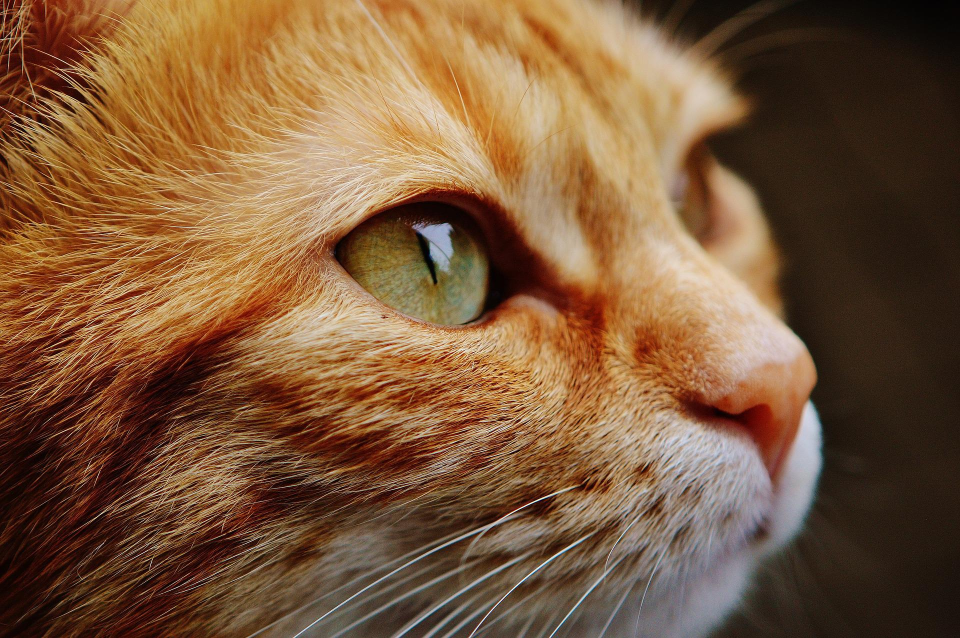
#> input picture cat-g5ff648a07_1920.jpg, 1920 x 1276 px (shown at 1/2 size)
$ python png2ascii.py cat-g5ff648a07_1920.jpg out.png 100 100
#> lines starting #> are read from the running program, lines starting #| are printed output that depends on the picture
# Copyright 2022 Paul W. Graham

import PIL.Image

import argparse
import json
import os.path
import sys
import zipfile

ASCII_CHARS = ' .:;rsA23hHG#9&@'
OUTPUT_FILENAME_FORMAT  = "{}.txt"
MANIFEST_NAME = "manifest.json"
BUNDLE_VERSION = "0.1"
BUNDLE_VERSION_KEY = "version"
BUNDLE_FRAMES_KEY = "frames"

def asciify(input_filename, target_width, target_height, ascii_chars):
#> called with input_filename = 'cat-g5ff648a07_1920.jpg', target_width = 100, target_height = 100, ascii_chars = ' .:;rsA23hHG#9&@'
    raw_image = PIL.Image.open(input_filename)
#> raw_image is the input picture: PIL image 1920x1276 RGB; mean R, G, B 123.2, 88.5, 58.5
    raw_image_width, raw_image_height = raw_image.size
#> raw_image_width = 1920; raw_image_height = 1276

    # Stretching the image is not supported.
    if target_width > raw_image_width or target_height > raw_image_height:
        raise NotImplementedError()

    target_aspect_ratio = target_width / target_height
    current_aspect_ratio = raw_image_width / raw_image_height
#> current_aspect_ratio = 1.5

    # Set aspect ratio
    cropped_image = raw_image
    if current_aspect_ratio != target_aspect_ratio:
        if current_aspect_ratio > target_aspect_ratio:
            new_width = raw_image_height * target_aspect_ratio
#> new_width = 1276
            new_height = raw_image_height
#> new_height = 1276
            left = (raw_image_width - new_width) / 2
#> left = 322
            upper = 0
            right = left + new_width
#> right = 1598
            lower = raw_image_height
#> lower = 1276
        else:
            new_height = raw_image_width / target_aspect_ratio
            left = 0
            upper = (raw_image_height - new_height) / 2
            right = raw_image_width
            lower = upper + new_height

        cropped_image = raw_image.crop((left, upper, right, lower))
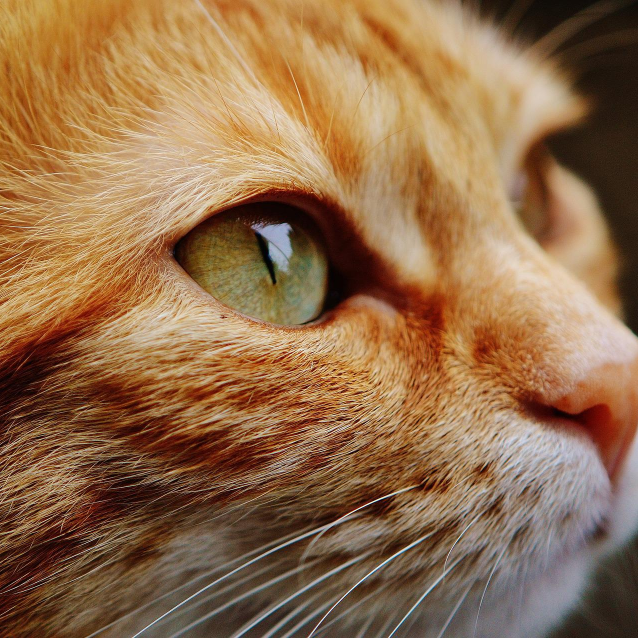
#> cropped_image: PIL image 1276x1276 RGB (shown at 1/2 size); mean R, G, B 146.1, 109.5, 74.8

    # Set resolution
    resized_image = cropped_image.resize((target_width, target_height), resample = PIL.Image.Resampling.LANCZOS)
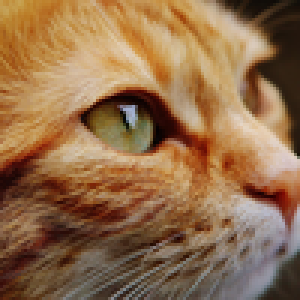
#> resized_image: PIL image 100x100 RGB (shown 3 times larger); mean R, G, B 146.1, 109.5, 74.8
    greyscale_image = resized_image.convert("L")
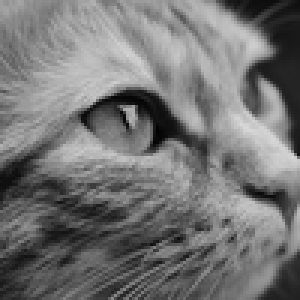
#> greyscale_image: PIL image 100x100 L (shown 3 times larger); min 1, max 216, mean 116.5
    greyscale_image_width, greyscale_image_height = greyscale_image.size
#> greyscale_image_width = 100; greyscale_image_height = 100

    # Map pixels to ASCII characters. Pixels are binned to closest charater.
    value_range = 255 // (len(ascii_chars) - 1)
    output = []
    for y in range(greyscale_image_height):
        for x in range(greyscale_image_width):
            output.append(ascii_chars[greyscale_image.getpixel((x,y)) // value_range])
        output.append("\n")
#> after the loop, output = 10100 items, first 6: 'h', '3', '3', 'h', '3', 'h'

    ascii_image = "".join(output)

    return ascii_image

if __name__ == '__main__':
    parser = argparse.ArgumentParser(description = 'Create an ascii image bundle from an image or directory of images')
    parser.add_argument('input_filename', type = str, help = 'Image or directory of images.')
    parser.add_argument('output_bundle_filename', type = str, help = 'Filename Of The Output Bundle.')
    parser.add_argument('target_width', type = int, help = 'Target width of the ascii image(s).')
    parser.add_argument('target_height', type = int, help = 'Target height of the ascii image(s).')
    args = parser.parse_args()

    input_filename = args.input_filename
    target_width = args.target_width
    target_height = args.target_height
    bundle_name = args.output_bundle_filename

    if os.path.exists(bundle_name) and not zipfile.is_zipfile(bundle_name):
        raise InputError()

    manifest = {}
    manifest[BUNDLE_VERSION_KEY] = BUNDLE_VERSION
    manifest[BUNDLE_FRAMES_KEY] = []
    with zipfile.ZipFile(bundle_name, "w") as bundle:
        if os.path.isdir(input_filename):
            for image_name in os.listdir(input_filename):
                ascii_image = asciify(os.path.join(input_filename, image_name), target_width, target_height, ASCII_CHARS)
                output_name = OUTPUT_FILENAME_FORMAT.format(image_name)
                manifest[BUNDLE_FRAMES_KEY].append(output_name)
                bundle.writestr(output_name, ascii_image)
        else:
            ascii_image = asciify(input_filename, target_width, target_height, ASCII_CHARS)
            output_name = OUTPUT_FILENAME_FORMAT.format(input_filename)
            manifest[BUNDLE_FRAMES_KEY].append(output_name)
            bundle.writestr(output_name, ascii_image)

        bundle.writestr(MANIFEST_NAME, json.dumps(manifest))
